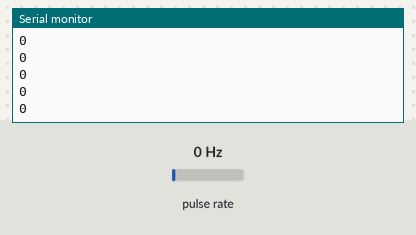
Bench run of a sketch on a simulated Arduino Uno, built with avr-gcc and run on an emulated ATmega328P. On the bench: the last lines printed to the serial monitor. Wiring (inferred from the names in the program): pulse sensor: data pin 3. The inputs (shaded band) are chosen by the test bench; at power-on: pulse rate 0 Hz.

Above: at 1.2 s.
1.3 s: pulse rate (sensor on pin 3) set to 4 Hz
At 2.1 s:
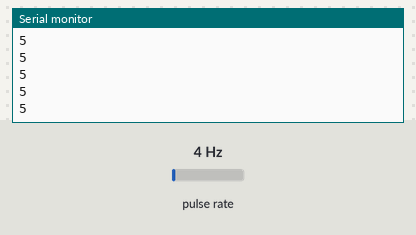
2.8 s: pulse rate (sensor on pin 3) set to 50 Hz
At 3.4 s:
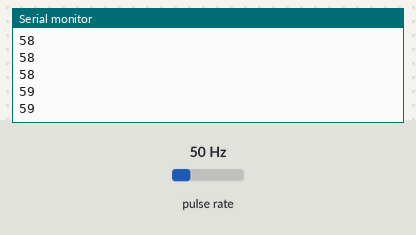
Timing chart, 0 to 5.8 s (numbered marks = the images above; inputs shaded):
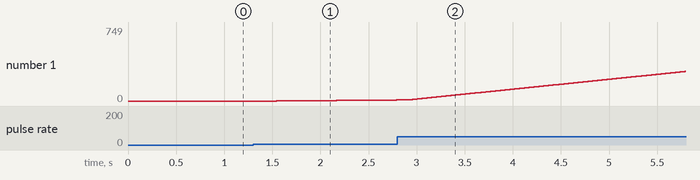

Measured:
- after the input at 1.3 s, the serial monitor: prints a new line after 0.24 s (image 1)
- plotted number 1: 0 → 11 after the input at 1.3 s

The sketch:

encoder_test.ino
```cpp
int encoder_pin = 3;

int steps = 0;

void setup() {
  Serial.begin(9600);

  pinMode(encoder_pin, INPUT);
//  pinMode(encoder_pin, INPUT_PULLUP);

//  attachInterrupt(encoder_pin, step_counter, DROP);
//  attachInterrupt(digitalPinToInterrupt(encoder_pin), step_counter, FALLING);
  attachInterrupt(digitalPinToInterrupt(encoder_pin), step_counter, CHANGE);
}

void loop() {
  // put your main code here, to run repeatedly:
//  Serial.println(digitalRead(encoder_pin));
  Serial.println(steps);
  delay(.01);
}
//
//void get_angle():{
//
//}

void step_counter() {
  steps++;
}
```
